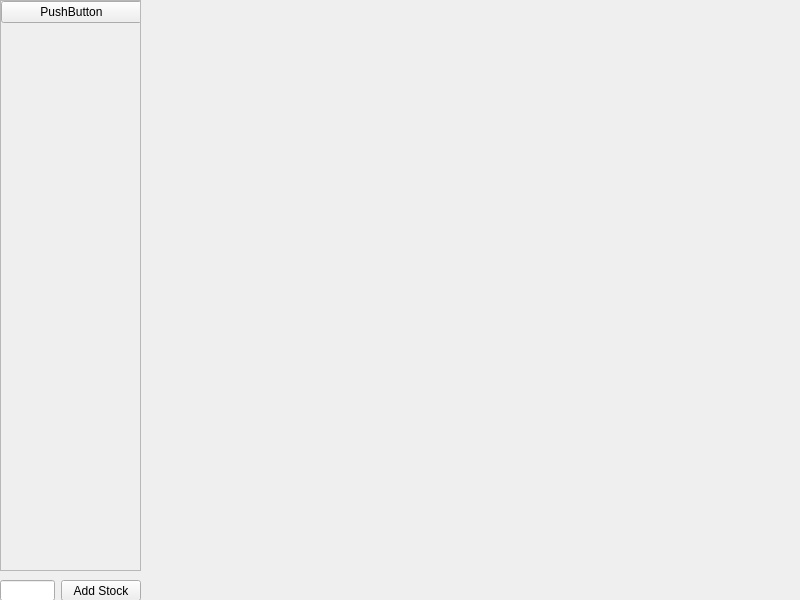
<?xml version="1.0" encoding="UTF-8"?>
<ui version="4.0">
 <class>MainWindow</class>
 <widget class="QMainWindow" name="MainWindow">
  <property name="geometry">
   <rect>
    <x>0</x>
    <y>0</y>
    <width>800</width>
    <height>600</height>
   </rect>
  </property>
  <property name="windowTitle">
   <string>MainWindow</string>
  </property>
  <widget class="QWidget" name="centralwidget">
   <widget class="QWidget" name="widget" native="true">
    <property name="geometry">
     <rect>
      <x>0</x>
      <y>0</y>
      <width>141</width>
      <height>601</height>
     </rect>
    </property>
    <widget class="QScrollArea" name="scrollArea">
     <property name="geometry">
      <rect>
       <x>0</x>
       <y>0</y>
       <width>141</width>
       <height>571</height>
      </rect>
     </property>
     <property name="widgetResizable">
      <bool>true</bool>
     </property>
     <widget class="QWidget" name="scrollAreaWidgetContents">
      <property name="geometry">
       <rect>
        <x>0</x>
        <y>0</y>
        <width>139</width>
        <height>569</height>
       </rect>
      </property>
      <widget class="QWidget" name="verticalLayoutWidget">
       <property name="geometry">
        <rect>
         <x>0</x>
         <y>0</y>
         <width>141</width>
         <height>571</height>
        </rect>
       </property>
       <layout class="QVBoxLayout" name="verticalLayout">
        <item>
         <widget class="QPushButton" name="pushButton_2">
          <property name="text">
           <string>PushButton</string>
          </property>
         </widget>
        </item>
        <item>
         <spacer name="verticalSpacer">
          <property name="orientation">
           <enum>Qt::Vertical</enum>
          </property>
          <property name="sizeHint" stdset="0">
           <size>
            <width>20</width>
            <height>40</height>
           </size>
          </property>
         </spacer>
        </item>
       </layout>
      </widget>
     </widget>
    </widget>
    <widget class="QWidget" name="horizontalLayoutWidget">
     <property name="geometry">
      <rect>
       <x>0</x>
       <y>580</y>
       <width>141</width>
       <height>21</height>
      </rect>
     </property>
     <layout class="QHBoxLayout" name="horizontalLayout">
      <item>
       <widget class="QLineEdit" name="lineEdit">
        <property name="inputMask">
         <string/>
        </property>
        <property name="text">
         <string/>
        </property>
       </widget>
      </item>
      <item>
       <widget class="QPushButton" name="pushButton">
        <property name="text">
         <string>Add Stock</string>
        </property>
       </widget>
      </item>
     </layout>
    </widget>
   </widget>
   <widget class="QWidget" name="widget_2" native="true">
    <property name="geometry">
     <rect>
      <x>140</x>
      <y>0</y>
      <width>661</width>
      <height>601</height>
     </rect>
    </property>
   </widget>
  </widget>
 </widget>
 <resources/>
 <connections/>
</ui>
